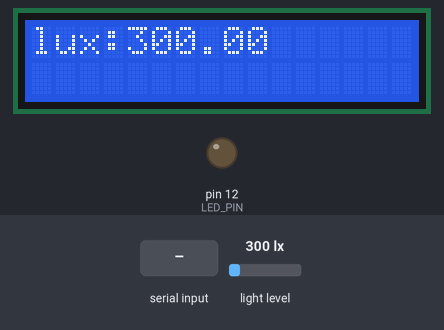
This sketch was run on a simulated Arduino Uno, built with avr-gcc and run on an emulated ATmega328P. On the bench: 16×2 character LCD, output pins drawn as LEDs (lit = HIGH). The test bench sets the inputs (shaded band); at power-on: light level 300 lx. What the sketch prints to the serial monitor is not drawn.

Above: at 1.2 s.
1.3 s: "1" received over the second serial link
At 2.5 s:
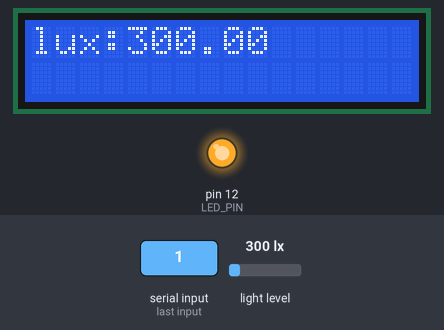
2.8 s: light level set to 40 lx
At 4.5 s:
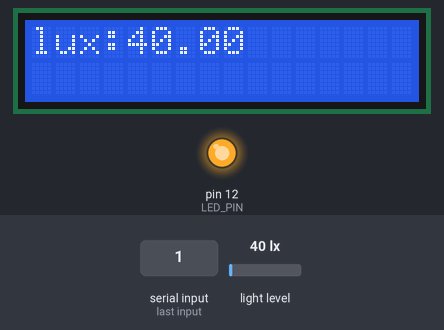
5.6 s: light level set to 500 lx
At 6.7 s:
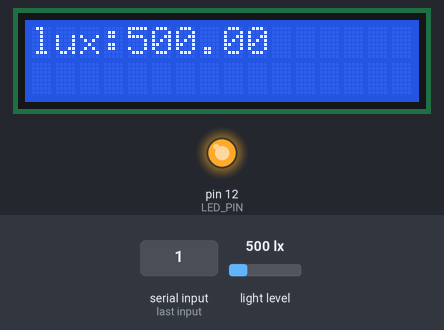
7.6 s: "0" received over Serial
At 8.8 s:
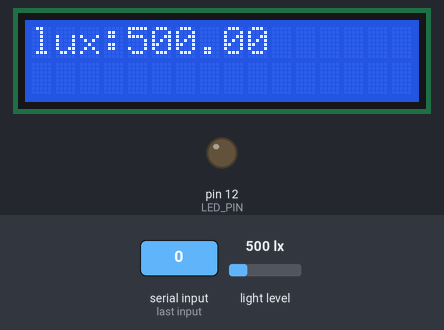
9.1 s: light level set to 1000 lx
At 11.3 s:
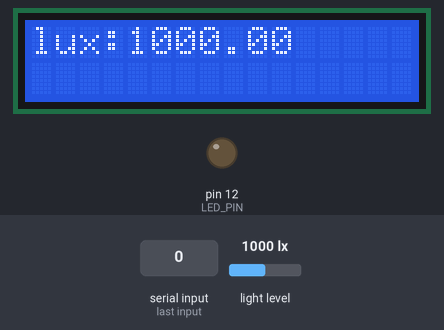
11.6 s: "1" received over Serial
At 12.8 s:
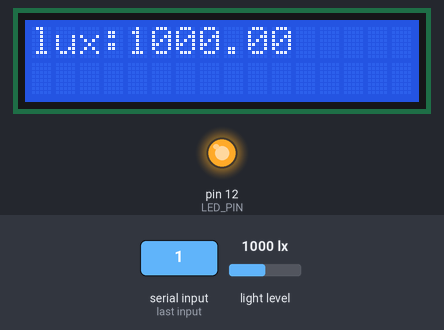
Timing chart, 0 to 14.1 s (numbered marks = the images above; inputs shaded):
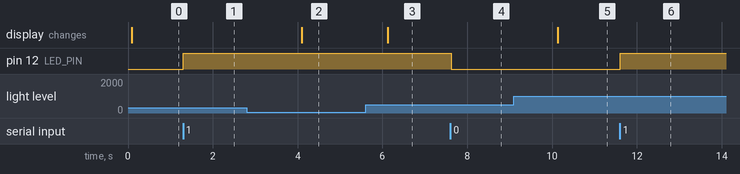

Measured:
- after the input at 1.3 s, pin 12 (LED_PIN): LOW → HIGH at once
- after the input at 2.8 s, the display: changes after 1.3 s (image 2)
- after the input at 5.6 s, the display: changes after 0.52 s (image 3)
- after the input at 7.6 s, pin 12 (LED_PIN): HIGH → LOW at once
- after the input at 9.1 s, the display: changes after 1.0 s (image 5)
- after the input at 11.6 s, pin 12 (LED_PIN): LOW → HIGH at once

The sketch:

ArduinoTimer_BH1750_LCD_BT_APP_LED.ino
```cpp
// Arduino 模擬多執行緒
// BH 1750, LCD, BT_APP, LED
#include <Timer.h>
#include <Wire.h>
#include <BH1750.h>
#include <LiquidCrystal_I2C.h>
#include <SoftwareSerial.h>
#define LED_PIN 12

BH1750 lightMeter;
float lux = 0;
LiquidCrystal_I2C lcd(0x27, 16, 2);
SoftwareSerial BT(10, 11);
char val; // BT 儲存接收到的資料

// 宣告 Timer 物件
Timer t;

void setup() {
  Serial.begin(9600);
  delay(2);

  Wire.begin();
  lightMeter.begin();

  lcd.begin();
  lcd.backlight();
  lcd.clear();
  lcd.setCursor(0, 0);
  lcd.print("lux:");

  pinMode(LED_PIN, OUTPUT);

  BT.begin(9600);

  // 註冊工作內容
  t.every(500, bt1750);
  t.every(1000, lcd_print);
  t.every(10, bt_app);
  t.every(5, led_control);

  Serial.println("Ready ...");
}

void loop() {
  // 執行所註冊的工作內容
  t.update();
  delay(10);
}

void bt1750() {
  lux = lightMeter.readLightLevel();
  Serial.print("Light: ");
  Serial.print(lux);
  Serial.println(" lx");
}

void lcd_print() {
  lcd.setCursor(4, 0); // 指向第一列
  lcd.print("            "); // 14 個空白
  lcd.setCursor(4, 0); // 指向第一列
  lcd.print(lux);
}

void bt_app() {
  // 從主控台傳指令給 BT
  if (Serial.available()) {
    val = Serial.read(); // 接到指令
    BT.print(val); // 將指令給 BT
  }

  // BT 回應資料給主控台
  if (BT.available()) {
    val = BT.read(); // 讀取 BT 的回應資料
    Serial.print(val); // 將回應資料給主控台

  }
}

void led_control() {
  if (val == '1') {
    digitalWrite(LED_PIN, HIGH);
  } else if (val == '0') {
    digitalWrite(LED_PIN, LOW);
  }
}
```
